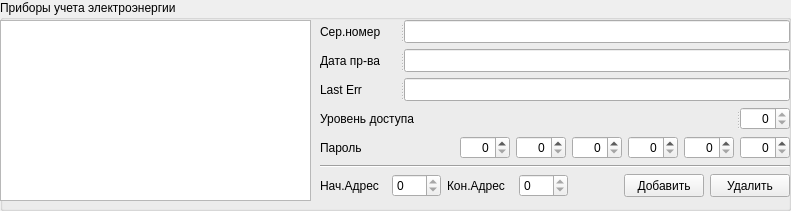
  <widget class="QGroupBox" name="groupMeterDevices">
   <property name="geometry">
    <rect>
     <x>10</x>
     <y>10</y>
     <width>791</width>
     <height>211</height>
    </rect>
   </property>
   <property name="title">
    <string>Приборы учета электроэнергии</string>
   </property>
   <widget class="QTableWidget" name="tableMeterDevices">
    <property name="geometry">
     <rect>
      <x>0</x>
      <y>20</y>
      <width>311</width>
      <height>181</height>
     </rect>
    </property>
   </widget>
   <widget class="QWidget" name="layoutWidget">
    <property name="geometry">
     <rect>
      <x>320</x>
      <y>20</y>
      <width>470</width>
      <height>183</height>
     </rect>
    </property>
    <layout class="QVBoxLayout" name="verticalLayout">
     <item>
      <widget class="QSplitter" name="splitter">
       <property name="orientation">
        <enum>Qt::Horizontal</enum>
       </property>
       <widget class="QLabel" name="labelMeterSN">
        <property name="sizePolicy">
         <sizepolicy hsizetype="Preferred" vsizetype="Preferred">
          <horstretch>0</horstretch>
          <verstretch>0</verstretch>
         </sizepolicy>
        </property>
        <property name="minimumSize">
         <size>
          <width>80</width>
          <height>23</height>
         </size>
        </property>
        <property name="maximumSize">
         <size>
          <width>80</width>
          <height>23</height>
         </size>
        </property>
        <property name="text">
         <string>Сер.номер</string>
        </property>
       </widget>
       <widget class="QLineEdit" name="lineMeterSN">
        <property name="minimumSize">
         <size>
          <width>30</width>
          <height>23</height>
         </size>
        </property>
        <property name="maximumSize">
         <size>
          <width>16777215</width>
          <height>23</height>
         </size>
        </property>
        <property name="readOnly">
         <bool>true</bool>
        </property>
       </widget>
      </widget>
     </item>
     <item>
      <widget class="QSplitter" name="splitter_2">
       <property name="orientation">
        <enum>Qt::Horizontal</enum>
       </property>
       <widget class="QLabel" name="labelMeterDate">
        <property name="sizePolicy">
         <sizepolicy hsizetype="Preferred" vsizetype="Preferred">
          <horstretch>0</horstretch>
          <verstretch>0</verstretch>
         </sizepolicy>
        </property>
        <property name="minimumSize">
         <size>
          <width>80</width>
          <height>23</height>
         </size>
        </property>
        <property name="maximumSize">
         <size>
          <width>80</width>
          <height>23</height>
         </size>
        </property>
        <property name="text">
         <string>Дата пр-ва</string>
        </property>
       </widget>
       <widget class="QLineEdit" name="lineMeterDate">
        <property name="minimumSize">
         <size>
          <width>30</width>
          <height>23</height>
         </size>
        </property>
        <property name="maximumSize">
         <size>
          <width>16777215</width>
          <height>23</height>
         </size>
        </property>
        <property name="readOnly">
         <bool>true</bool>
        </property>
       </widget>
      </widget>
     </item>
     <item>
      <widget class="QSplitter" name="splitter_3">
       <property name="orientation">
        <enum>Qt::Horizontal</enum>
       </property>
       <widget class="QLabel" name="labelMeterLastErr">
        <property name="sizePolicy">
         <sizepolicy hsizetype="Preferred" vsizetype="Preferred">
          <horstretch>0</horstretch>
          <verstretch>0</verstretch>
         </sizepolicy>
        </property>
        <property name="minimumSize">
         <size>
          <width>80</width>
          <height>23</height>
         </size>
        </property>
        <property name="maximumSize">
         <size>
          <width>80</width>
          <height>23</height>
         </size>
        </property>
        <property name="text">
         <string>Last Err</string>
        </property>
       </widget>
       <widget class="QLineEdit" name="lineMeterLastErr">
        <property name="minimumSize">
         <size>
          <width>30</width>
          <height>23</height>
         </size>
        </property>
        <property name="maximumSize">
         <size>
          <width>16777215</width>
          <height>23</height>
         </size>
        </property>
        <property name="readOnly">
         <bool>true</bool>
        </property>
       </widget>
      </widget>
     </item>
     <item>
      <widget class="QSplitter" name="splitter_4">
       <property name="orientation">
        <enum>Qt::Horizontal</enum>
       </property>
       <widget class="QLabel" name="labelMeterAccessLevel">
        <property name="sizePolicy">
         <sizepolicy hsizetype="Fixed" vsizetype="Fixed">
          <horstretch>0</horstretch>
          <verstretch>0</verstretch>
         </sizepolicy>
        </property>
        <property name="minimumSize">
         <size>
          <width>112</width>
          <height>23</height>
         </size>
        </property>
        <property name="maximumSize">
         <size>
          <width>16777215</width>
          <height>23</height>
         </size>
        </property>
        <property name="sizeIncrement">
         <size>
          <width>0</width>
          <height>0</height>
         </size>
        </property>
        <property name="text">
         <string>Уровень доступа</string>
        </property>
       </widget>
       <widget class="QSpinBox" name="spinMeterAccessLevel">
        <property name="sizePolicy">
         <sizepolicy hsizetype="Fixed" vsizetype="Fixed">
          <horstretch>0</horstretch>
          <verstretch>0</verstretch>
         </sizepolicy>
        </property>
        <property name="minimumSize">
         <size>
          <width>50</width>
          <height>23</height>
         </size>
        </property>
        <property name="maximumSize">
         <size>
          <width>50</width>
          <height>23</height>
         </size>
        </property>
        <property name="alignment">
         <set>Qt::AlignRight|Qt::AlignTrailing|Qt::AlignVCenter</set>
        </property>
        <property name="minimum">
         <number>0</number>
        </property>
        <property name="maximum">
         <number>0</number>
        </property>
       </widget>
      </widget>
     </item>
     <item>
      <layout class="QHBoxLayout" name="horizontalLayout_4">
       <item>
        <widget class="QLabel" name="labelMeterPassword">
         <property name="sizePolicy">
          <sizepolicy hsizetype="Preferred" vsizetype="Preferred">
           <horstretch>0</horstretch>
           <verstretch>0</verstretch>
          </sizepolicy>
         </property>
         <property name="minimumSize">
          <size>
           <width>80</width>
           <height>23</height>
          </size>
         </property>
         <property name="maximumSize">
          <size>
           <width>80</width>
           <height>23</height>
          </size>
         </property>
         <property name="text">
          <string>Пароль</string>
         </property>
        </widget>
       </item>
       <item>
        <spacer name="horizontalSpacer">
         <property name="orientation">
          <enum>Qt::Horizontal</enum>
         </property>
         <property name="sizeHint" stdset="0">
          <size>
           <width>40</width>
           <height>20</height>
          </size>
         </property>
        </spacer>
       </item>
       <item>
        <widget class="QSpinBox" name="spinMeterPasswordB1">
         <property name="sizePolicy">
          <sizepolicy hsizetype="Fixed" vsizetype="Fixed">
           <horstretch>0</horstretch>
           <verstretch>0</verstretch>
          </sizepolicy>
         </property>
         <property name="minimumSize">
          <size>
           <width>50</width>
           <height>23</height>
          </size>
         </property>
         <property name="maximumSize">
          <size>
           <width>50</width>
           <height>23</height>
          </size>
         </property>
         <property name="alignment">
          <set>Qt::AlignRight|Qt::AlignTrailing|Qt::AlignVCenter</set>
         </property>
         <property name="maximum">
          <number>255</number>
         </property>
        </widget>
       </item>
       <item>
        <widget class="QSpinBox" name="spinMeterPasswordB2">
         <property name="sizePolicy">
          <sizepolicy hsizetype="Fixed" vsizetype="Fixed">
           <horstretch>0</horstretch>
           <verstretch>0</verstretch>
          </sizepolicy>
         </property>
         <property name="minimumSize">
          <size>
           <width>50</width>
           <height>23</height>
          </size>
         </property>
         <property name="maximumSize">
          <size>
           <width>50</width>
           <height>23</height>
          </size>
         </property>
         <property name="alignment">
          <set>Qt::AlignRight|Qt::AlignTrailing|Qt::AlignVCenter</set>
         </property>
         <property name="maximum">
          <number>255</number>
         </property>
        </widget>
       </item>
       <item>
        <widget class="QSpinBox" name="spinMeterPasswordB3">
         <property name="sizePolicy">
          <sizepolicy hsizetype="Fixed" vsizetype="Fixed">
           <horstretch>0</horstretch>
           <verstretch>0</verstretch>
          </sizepolicy>
         </property>
         <property name="minimumSize">
          <size>
           <width>50</width>
           <height>23</height>
          </size>
         </property>
         <property name="maximumSize">
          <size>
           <width>50</width>
           <height>23</height>
          </size>
         </property>
         <property name="alignment">
          <set>Qt::AlignRight|Qt::AlignTrailing|Qt::AlignVCenter</set>
         </property>
         <property name="maximum">
          <number>255</number>
         </property>
        </widget>
       </item>
       <item>
        <widget class="QSpinBox" name="spinMeterPasswordB4">
         <property name="sizePolicy">
          <sizepolicy hsizetype="Fixed" vsizetype="Fixed">
           <horstretch>0</horstretch>
           <verstretch>0</verstretch>
          </sizepolicy>
         </property>
         <property name="minimumSize">
          <size>
           <width>50</width>
           <height>23</height>
          </size>
         </property>
         <property name="maximumSize">
          <size>
           <width>50</width>
           <height>23</height>
          </size>
         </property>
         <property name="alignment">
          <set>Qt::AlignRight|Qt::AlignTrailing|Qt::AlignVCenter</set>
         </property>
         <property name="maximum">
          <number>255</number>
         </property>
        </widget>
       </item>
       <item>
        <widget class="QSpinBox" name="spinMeterPasswordB5">
         <property name="sizePolicy">
          <sizepolicy hsizetype="Fixed" vsizetype="Fixed">
           <horstretch>0</horstretch>
           <verstretch>0</verstretch>
          </sizepolicy>
         </property>
         <property name="minimumSize">
          <size>
           <width>50</width>
           <height>23</height>
          </size>
         </property>
         <property name="maximumSize">
          <size>
           <width>50</width>
           <height>23</height>
          </size>
         </property>
         <property name="alignment">
          <set>Qt::AlignRight|Qt::AlignTrailing|Qt::AlignVCenter</set>
         </property>
         <property name="maximum">
          <number>255</number>
         </property>
        </widget>
       </item>
       <item>
        <widget class="QSpinBox" name="spinMeterPasswordB6">
         <property name="sizePolicy">
          <sizepolicy hsizetype="Fixed" vsizetype="Fixed">
           <horstretch>0</horstretch>
           <verstretch>0</verstretch>
          </sizepolicy>
         </property>
         <property name="minimumSize">
          <size>
           <width>50</width>
           <height>23</height>
          </size>
         </property>
         <property name="maximumSize">
          <size>
           <width>50</width>
           <height>23</height>
          </size>
         </property>
         <property name="alignment">
          <set>Qt::AlignRight|Qt::AlignTrailing|Qt::AlignVCenter</set>
         </property>
         <property name="maximum">
          <number>255</number>
         </property>
        </widget>
       </item>
      </layout>
     </item>
     <item>
      <widget class="Line" name="line">
       <property name="orientation">
        <enum>Qt::Horizontal</enum>
       </property>
      </widget>
     </item>
     <item>
      <layout class="QHBoxLayout" name="horizontalLayout">
       <item>
        <widget class="QLabel" name="labelMeterFromAddres">
         <property name="sizePolicy">
          <sizepolicy hsizetype="Fixed" vsizetype="Preferred">
           <horstretch>0</horstretch>
           <verstretch>0</verstretch>
          </sizepolicy>
         </property>
         <property name="minimumSize">
          <size>
           <width>66</width>
           <height>23</height>
          </size>
         </property>
         <property name="maximumSize">
          <size>
           <width>66</width>
           <height>23</height>
          </size>
         </property>
         <property name="text">
          <string>Нач.Адрес</string>
         </property>
        </widget>
       </item>
       <item>
        <widget class="QSpinBox" name="spinMeterAddressFROM">
         <property name="sizePolicy">
          <sizepolicy hsizetype="Fixed" vsizetype="Fixed">
           <horstretch>0</horstretch>
           <verstretch>0</verstretch>
          </sizepolicy>
         </property>
         <property name="minimumSize">
          <size>
           <width>49</width>
           <height>23</height>
          </size>
         </property>
         <property name="maximumSize">
          <size>
           <width>49</width>
           <height>23</height>
          </size>
         </property>
         <property name="minimum">
          <number>0</number>
         </property>
         <property name="maximum">
          <number>0</number>
         </property>
         <property name="value">
          <number>0</number>
         </property>
        </widget>
       </item>
       <item>
        <widget class="QLabel" name="labelMeterToAddress">
         <property name="sizePolicy">
          <sizepolicy hsizetype="Fixed" vsizetype="Preferred">
           <horstretch>0</horstretch>
           <verstretch>0</verstretch>
          </sizepolicy>
         </property>
         <property name="minimumSize">
          <size>
           <width>66</width>
           <height>23</height>
          </size>
         </property>
         <property name="maximumSize">
          <size>
           <width>66</width>
           <height>23</height>
          </size>
         </property>
         <property name="text">
          <string>Кон.Адрес</string>
         </property>
        </widget>
       </item>
       <item>
        <widget class="QSpinBox" name="spinMeterAddressTO">
         <property name="sizePolicy">
          <sizepolicy hsizetype="Fixed" vsizetype="Fixed">
           <horstretch>0</horstretch>
           <verstretch>0</verstretch>
          </sizepolicy>
         </property>
         <property name="minimumSize">
          <size>
           <width>49</width>
           <height>23</height>
          </size>
         </property>
         <property name="maximumSize">
          <size>
           <width>49</width>
           <height>23</height>
          </size>
         </property>
         <property name="maximum">
          <number>0</number>
         </property>
         <property name="value">
          <number>0</number>
         </property>
        </widget>
       </item>
       <item>
        <spacer name="horizontalSpacer_12">
         <property name="orientation">
          <enum>Qt::Horizontal</enum>
         </property>
         <property name="sizeHint" stdset="0">
          <size>
           <width>40</width>
           <height>20</height>
          </size>
         </property>
        </spacer>
       </item>
       <item>
        <widget class="QPushButton" name="buttonMeterAdd">
         <property name="sizePolicy">
          <sizepolicy hsizetype="Fixed" vsizetype="Fixed">
           <horstretch>0</horstretch>
           <verstretch>0</verstretch>
          </sizepolicy>
         </property>
         <property name="minimumSize">
          <size>
           <width>80</width>
           <height>23</height>
          </size>
         </property>
         <property name="maximumSize">
          <size>
           <width>80</width>
           <height>23</height>
          </size>
         </property>
         <property name="text">
          <string>Добавить</string>
         </property>
        </widget>
       </item>
       <item>
        <widget class="QPushButton" name="buttonMeterDelete">
         <property name="sizePolicy">
          <sizepolicy hsizetype="Fixed" vsizetype="Fixed">
           <horstretch>0</horstretch>
           <verstretch>0</verstretch>
          </sizepolicy>
         </property>
         <property name="minimumSize">
          <size>
           <width>80</width>
           <height>23</height>
          </size>
         </property>
         <property name="maximumSize">
          <size>
           <width>80</width>
           <height>23</height>
          </size>
         </property>
         <property name="text">
          <string>Удалить</string>
         </property>
        </widget>
       </item>
      </layout>
     </item>
    </layout>
   </widget>
  </widget>
